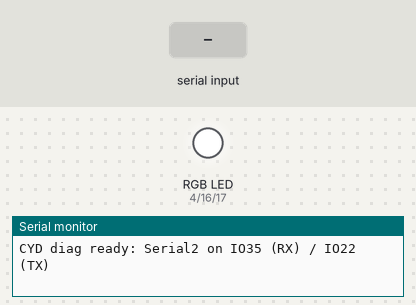
The sketch below on a simulated ESP32. On the bench: an RGB LED mixed from three pins (HIGH = lit), the last lines printed to the serial monitor. Dashed ring = blinking. Inputs (shaded band) come from the test bench.

Above: at 0.1 s.
At 1.2 s:
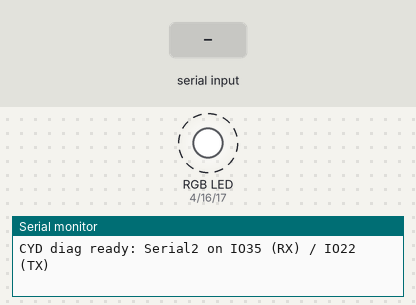
1.3 s: "1\n" received over the second serial link
At 1.45 s:
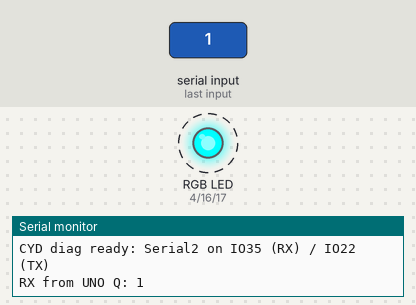
Timing chart, 0 to 10.3 s (numbered marks = the images above; inputs shaded):
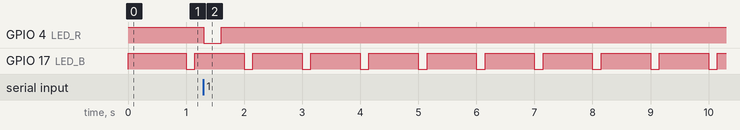

The sketch:

uart_diag_cyd.ino
```cpp
// CYD UART diagnostic using connector P3 (IO35 = RX, input only; IO22 = TX), which has no USB chip on it and leaves the IO21 backlight alone.
// USB stays plugged in: Serial (USB) prints what happens, Serial2 is the link to the UNO Q.
// CYD RGB LED (active low): BLUE blinks 1/s = running and sending "CYD ALIVE";
//   GREEN = RX pin (IO35) went LOW at all;  RED = a clean line arrived and was answered "ACK: ...".
const int LED_R = 4, LED_G = 16, LED_B = 17, RX_PIN = 35, TX_PIN = 22;
uint32_t lastTx = 0, blueUntil = 0, greenUntil = 0, redUntil = 0;

void setup() {
  Serial.begin(115200);
  Serial2.begin(115200, SERIAL_8N1, RX_PIN, TX_PIN);
  pinMode(LED_R, OUTPUT); pinMode(LED_G, OUTPUT); pinMode(LED_B, OUTPUT);
  digitalWrite(LED_R, HIGH); digitalWrite(LED_G, HIGH); digitalWrite(LED_B, HIGH);
  Serial.println("CYD diag ready: Serial2 on IO35 (RX) / IO22 (TX)");
}

void loop() {
  uint32_t now = millis();
  if (now - lastTx >= 1000) {
    lastTx = now;
    Serial2.println("CYD ALIVE");
    blueUntil = now + 150;
  }
  if (digitalRead(RX_PIN) == LOW) greenUntil = now + 300;
  if (Serial2.available()) {
    redUntil = now + 300;
    String msg = Serial2.readStringUntil('\n');
    Serial.print("RX from UNO Q: "); Serial.println(msg);
    Serial2.print("ACK: "); Serial2.println(msg);
  }
  digitalWrite(LED_B, now < blueUntil ? LOW : HIGH);
  digitalWrite(LED_G, now < greenUntil ? LOW : HIGH);
  digitalWrite(LED_R, now < redUntil ? LOW : HIGH);
}
```

Measured:
- after the input at 1.3 s, GPIO 4 (LED_R): HIGH → LOW at once, → HIGH 0.30 s later
- by itself, GPIO 17 (LED_B): alternates HIGH for 0.85 s and LOW for 0.15 s
